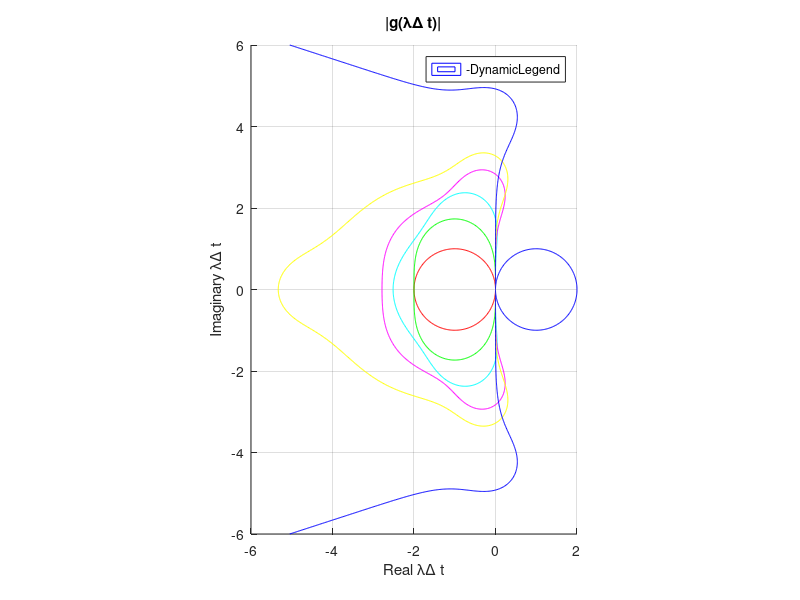

Write the MATLAB code that produced this figure.
close all
clear
clc

%% Description
% Plots stability regions of various ODE time-integration schemes
%
%% Grid
% Specify x range and number of points
x0 = -6;
x1 =  2;
Nx = 401;
% Specify y range and number of points
y0 = -6;
y1 =  6;
Ny = 601;
% Construct mesh
xv    = linspace(x0,x1,Nx);
yv    = linspace(y0,y1,Ny);
[x,y] = meshgrid(xv,yv);
% Calculate z
z = x + 1i*y;

%% Time-scheme growth factor magnitudes
BE = @(z) abs(1./(1 - z)); % 1st order backward Euler
FE = @(z) abs(1 + z); % 1st order forward Euler
SSP_RK2 = @(z) abs(1 + z + 1/2*z.^2); % 2nd order Runge-Kutta
SSP_RK3 = @(z) abs(1 + z + 1/2*z.^2 + 1/6*z.^3); % 3rd order, 3 stage, SSP Runge-Kutta
RK4_4 = @(z) abs(1 + z + 1/2*z.^2 + 1/6*z.^3 + 1/24*z.^4); % 4th order Runge-Kutta
SSP_RK4_5 = @(z) abs((265463990952622608150189972344896021762287709730189019808505249429955773138217*z.^5)/59285549689505892056868344324448208820874232148807968788202283012051522375647232 + (617557809265686329792262629871895994724553962772224133823548839147548176662523*z.^4)/14821387422376473014217086081112052205218558037201992197050570753012880593911808 + (2470231237062745899416026889164753911888427586318335394030467413516256206203135*z.^3)/14821387422376473014217086081112052205218558037201992197050570753012880593911808 + (1852673427797059486576953433340741858439650075155231662413332087780857683018485*z.^2)/3705346855594118253554271520278013051304639509300498049262642688253220148477952 + (231584178474632494065353036093698953526959801287985692919653483466816886494293*z)/231584178474632390847141970017375815706539969331281128078915168015826259279872 + 205688069665150948943867075817191687448919604710488653564680541/205688069665150755269371147819668813122841983204197482918576128);
SSP_RK4_10 = @(z) abs(z.^10/251942400 + z.^9/4199040 + z.^8/155520 + z.^7/9720 + (7*z.^6)/6480 + (17*z.^5)/2160 + z.^4/24 + z.^3/6 + z.^2/2 + z + 1);

SCHEMES = {BE FE SSP_RK2 SSP_RK3 RK4_4 SSP_RK4_5 SSP_RK4_10};
NAMES = {'BE' 'FE' 'SSP RK2(2)' 'SSP RK3(3)' 'RK4(4)' 'SSP RK4(5)' 'SSP RK4(10)'};
COLORS = {'b','r','g','c','m','y','b'};

%% Stability contours
figure(1)
hold on
for i = 1:numel(SCHEMES)
contour(x,y,SCHEMES{i}(z),[1 1],COLORS{i},'DisplayName',NAMES{i});
end
hold off
axis([x0,x1,y0,y1]);
axis('equal');
xlabel('Real \lambda\Delta t');
ylabel('Imaginary \lambda\Delta t');
title('|g(\lambda\Delta t)|')
grid on;
legend('-DynamicLegend','Location','Best');